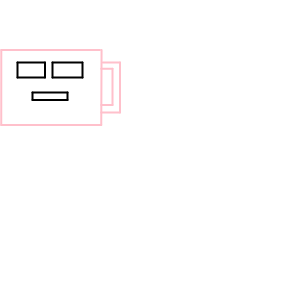
Frame 1 (no input)
Frame 60 (no input): identical to frame 1, image omitted
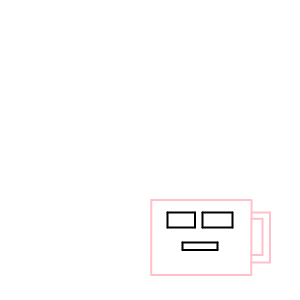
Frame 120 (the mouse pressed at the canvas centre since frame 60)

The p5.js sketch that drew these frames (run headless with seeded random() and noise() and a simulated clock; from frame 60 on, the mouse is pressed at the canvas centre):

// p5.js sketch
// ── sketch.js
function setup() {
  createCanvas(300, 300);
}

function draw() {
  background("white");
  stroke('pink')
  strokeWeight(2)
  esb(mouseX,mouseY,1440/4,800/4)
}

function esb(x,y,w,h) {
  line(x+5/1400*w,y+200/800*h,x+5/1440*w,y+500/800*h)
 line(x+5/1400*w,y+200/800*h,x+400/1440*w,y+200/800*h)
  line(x+395/1400*w,y+200/800*h,x+405/1440*w,y+500/800*h)
  line(x+405/1440*w,y+500/800*h,x+5/1440*w,y+500/800*h)
  line(x+400/1400*w,y+250/800*h,x+480/1440*w,y+250/800*h)
  line(x+480/1440*w, y+250/800*h,x+480/1440*w,y+450/800*h)
  line(x+480/1440*w,y+450/800*h,x+405/1440*w,y+450/800*h)
  line(x+405/1440*w,y+275/800*h,x+450/1440*w,y+275/800*h)
  line(x+450/1440*w,y+275/800*h,x+450/1440*w,y+420/800*h)
  line(x+450/1440*w,y+420/800*h,x+405/1440*w,y+420/800*h)
  stroke('black')
  line(x+70/1440*w,y+250/800*h,x+180/1440*w,y+250/800*h)
  line(x+210/1440*w,y+250/800*h,x+320/1400*w,y+250/800*h)
  line(x+180/1440*w,y+250/800*h,x+180/1440*w,y+310/800*h)
  line(x+180/1440*w,y+310/800*h,x+70/1440*w,y+310/800*h)
  line(x+70/1440*w,y+250/800*h,x+70/1440*w,y+310/800*h)
  line(x+330/1440*w,y+250/800*h,x+330/1440*w,y+310/800*h)
  line(x+330/1440*w,y+310/800*h,x+210/1440*w,y+310/800*h)
  line(x+210/1440*w,y+310/800*h,x+210/1440*w,y+250/800*h)
  line(x+130/1440*w,y+370/800*h,x+270/1440*w,y+370/800*h)
  line(x+270/1440*w,y+370/800*h,x+270/1440*w,y+400/800*h)
  line(x+270/1440*w,y+400/800*h,x+130/1440*w,y+400/800*h)
  line(x+130/1440*w,y+400/800*h,x+130/1440*w,y+370/800*h)
}
